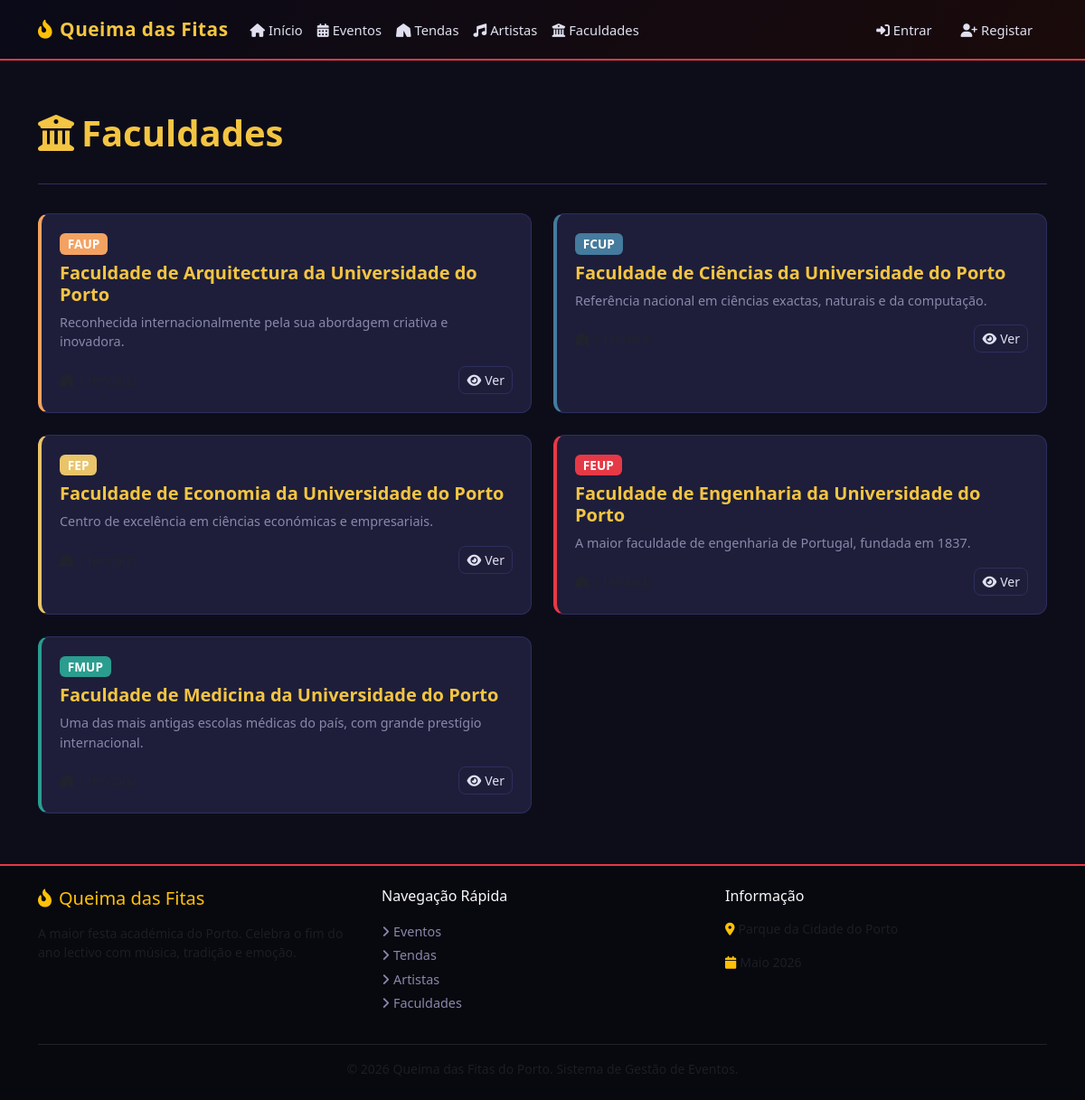
The page /faculties/index.php on the database its author committed.
### tables this page shows
CREATE TABLE IF NOT EXISTS faculties (
  id          INT UNSIGNED AUTO_INCREMENT PRIMARY KEY,
  name        VARCHAR(200) NOT NULL,
  acronym     VARCHAR(10)  NOT NULL UNIQUE,
  description TEXT,
  color       VARCHAR(7)   NOT NULL DEFAULT '#e63946'
);

### includes/auth.php (called while the page is built, shortened)
<?php
require_once __DIR__ . '/../config/db.php';
function is_logged_in(): bool {
    return isset($_SESSION['user_id']) && !empty($_SESSION['user_id']);
}

### config/db.php (called while the page is built, shortened)
<?php
function h(string $str): string {
    return htmlspecialchars($str, ENT_QUOTES | ENT_SUBSTITUTE, 'UTF-8');
}

### faculties/index.php (the view, shortened to what this page needs)
<?php
require_once __DIR__ . '/../config/db.php';
require_once __DIR__ . '/../includes/auth.php';
$faculties = $pdo->query(
    "SELECT f.*, COUNT(DISTINCT t.id) AS tent_count
     FROM faculties f
     LEFT JOIN tents t ON t.faculty_id = f.id
     GROUP BY f.id ORDER BY f.name"
)->fetchAll();
include __DIR__ . '/../includes/header.php';
?>
<div class="container py-4">
    <div class="page-header d-flex justify-content-between align-items-center flex-wrap gap-2">
        <h1><i class="fas fa-university me-2"></i>Faculdades</h1>
    </div>
    <div class="row g-4">
        <?php foreach ($faculties as $f): ?>
        <div class="col-md-6">
            <div class="qf-card" style="border-left: 4px solid <?= h($f['color']) ?>;">
                <div class="card-body">
                    <div class="d-flex justify-content-between align-items-start">
                        <div>
                            <span class="badge mb-2" style="background:<?= h($f['color']) ?>;color:#fff;font-size:.85rem;">
                                <?= h($f['acronym']) ?>
                            </span>
                            <h5 class="card-title"><?= h($f['name']) ?></h5>
                        </div>
                    </div>
                    <?php if ($f['description']): ?>
                    <p class="card-text small"><?= h(mb_strimwidth($f['description'], 0, 120, '…')) ?></p>
                    <?php endif; ?>
                    <div class="d-flex align-items-center justify-content-between mt-2">
                        <small class="text-muted">
                            <i class="fas fa-tent me-1"></i><?= $f['tent_count'] ?> tenda(s)
                        </small>
                        <a href="<?= BASE_URL ?>/faculties/view.php?id=<?= $f['id'] ?>" class="btn btn-qf-outline btn-sm">
                            <i class="fas fa-eye me-1"></i>Ver
                        </a>
                    </div>
                </div>
            </div>
        </div>
        <?php endforeach; ?>
    </div>
</div>
<?php include __DIR__ . '/../includes/footer.php'; ?>

### includes/header.php (shortened to what this page needs)
<?php
require_once __DIR__ . '/../config/db.php';
require_once __DIR__ . '/auth.php';
?>
<!DOCTYPE html>
<html lang="pt">
<head>
    <link rel="stylesheet" href="https://cdn.jsdelivr.net/npm/bootstrap@5.3.3/dist/css/bootstrap.min.css">
    <link rel="stylesheet" href="https://cdnjs.cloudflare.com/ajax/libs/font-awesome/6.5.0/css/all.min.css">
    <link rel="stylesheet" href="<?= BASE_URL ?>/assets/css/style.css">
</head>
<body>
<nav class="navbar navbar-expand-lg navbar-dark qf-navbar sticky-top">
    <div class="container">
        <a class="navbar-brand d-flex align-items-center gap-2" href="<?= BASE_URL ?>/index.php">
            <i class="fas fa-fire-flame-curved text-warning"></i>
            <span>Queima das Fitas</span>
        </a>
        <div class="collapse navbar-collapse" id="navMain">
            <ul class="navbar-nav me-auto mb-2 mb-lg-0">
                <li class="nav-item">
                    <a class="nav-link" href="<?= BASE_URL ?>/index.php"><i class="fas fa-home me-1"></i>Início</a>
                </li>
                <li class="nav-item">
                    <a class="nav-link" href="<?= BASE_URL ?>/events/index.php"><i class="fas fa-calendar-days me-1"></i>Eventos</a>
                </li>
                <li class="nav-item">
                    <a class="nav-link" href="<?= BASE_URL ?>/tents/index.php"><i class="fas fa-tent me-1"></i>Tendas</a>
                </li>
                <li class="nav-item">
                    <a class="nav-link" href="<?= BASE_URL ?>/artists/index.php"><i class="fas fa-music me-1"></i>Artistas</a>
                </li>
                <li class="nav-item">
                    <a class="nav-link" href="<?= BASE_URL ?>/faculties/index.php"><i class="fas fa-university me-1"></i>Faculdades</a>
                </li>
            </ul>
            <ul class="navbar-nav ms-auto mb-2 mb-lg-0">
                <?php if (is_logged_in()): ?>
                    <?php if (is_student()): ?>
                    <li class="nav-item">
                        <a class="nav-link" href="<?= BASE_URL ?>/agenda/index.php"><i class="fas fa-bookmark me-1"></i>A Minha Agenda</a>
                    </li>
                    <?php endif; ?>
                    <?php if (is_admin()): ?>
                    <li class="nav-item">
                        <a class="nav-link text-warning" href="<?= BASE_URL ?>/admin/dashboard.php"><i class="fas fa-gauge me-1"></i>Dashboard</a>
                    </li>
                    <li class="nav-item">
                        <a class="nav-link" href="<?= BASE_URL ?>/import_export/index.php"><i class="fas fa-file-csv me-1"></i>Import/Export</a>
                    </li>
                    <?php endif; ?>
                    <li class="nav-item dropdown">
                        <a class="nav-link dropdown-toggle" href="#" data-bs-toggle="dropdown">
                            <i class="fas fa-user-circle me-1"></i><?= h(current_user_name()) ?>
                        </a>
                        <ul class="dropdown-menu dropdown-menu-end qf-dropdown">
                            <li><a class="dropdown-item" href="<?= BASE_URL ?>/profile.php"><i class="fas fa-id-card me-2"></i>Perfil</a></li>
                            <li><hr class="dropdown-divider"></li>
                            <li><a class="dropdown-item text-danger" href="<?= BASE_URL ?>/logout.php"><i class="fas fa-right-from-bracket me-2"></i>Sair</a></li>
                        </ul>
                    </li>
                <?php else: ?>
                    <li class="nav-item">
                        <a class="nav-link" href="<?= BASE_URL ?>/login.php"><i class="fas fa-right-to-bracket me-1"></i>Entrar</a>
                    </li>
                    <li class="nav-item">
                        <a class="nav-link btn btn-outline-warning btn-sm px-3 ms-2" href="<?= BASE_URL ?>/register.php">
                            <i class="fas fa-user-plus me-1"></i>Registar
                        </a>
                    </li>
                <?php endif; ?>
            </ul>
        </div>
    </div>
</nav>
<main class="qf-main">

### includes/footer.php (shortened to what this page needs)
</main>
<footer class="qf-footer mt-auto">
    <div class="container py-4">
        <div class="row g-4">
            <div class="col-md-4">
                <h5 class="text-warning mb-3"><i class="fas fa-fire-flame-curved me-2"></i>Queima das Fitas</h5>
                <p class="text-muted small">A maior festa académica do Porto. Celebra o fim do ano lectivo com música, tradição e emoção.</p>
            </div>
            <div class="col-md-4">
                <h6 class="text-light mb-3">Navegação Rápida</h6>
                <ul class="list-unstyled">
                    <li><a href="<?= BASE_URL ?>/events/index.php" class="footer-link"><i class="fas fa-angle-right me-1"></i>Eventos</a></li>
                    <li><a href="<?= BASE_URL ?>/tents/index.php" class="footer-link"><i class="fas fa-angle-right me-1"></i>Tendas</a></li>
                    <li><a href="<?= BASE_URL ?>/artists/index.php" class="footer-link"><i class="fas fa-angle-right me-1"></i>Artistas</a></li>
                    <li><a href="<?= BASE_URL ?>/faculties/index.php" class="footer-link"><i class="fas fa-angle-right me-1"></i>Faculdades</a></li>
                </ul>
            </div>
            <div class="col-md-4">
                <h6 class="text-light mb-3">Informação</h6>
                <p class="text-muted small"><i class="fas fa-map-marker-alt me-1 text-warning"></i>Parque da Cidade do Porto</p>
                <p class="text-muted small"><i class="fas fa-calendar me-1 text-warning"></i>Maio 2026</p>
            </div>
        </div>
        <hr class="border-secondary">
        <p class="text-center text-muted small mb-0">
            &copy; <?= date('Y') ?> Queima das Fitas do Porto. Sistema de Gestão de Eventos.
        </p>
    </div>
</footer>
</body>
</html>

### assets/css/style.css (style rules this page uses)
:root { --qf-red: #e63946; --qf-gold: #f4c542; --qf-dark: #0d0d1a; --qf-dark2: #12122a; --qf-dark3: #1a1a35; --qf-card-bg: #1e1e3a; --qf-border: #2e2e5e; --qf-text: #e0e0f0; --qf-muted: #8888aa; --qf-success: #2ecc71; --qf-info: #3498db; }
*, *::before, *::after { box-sizing: border-box; }
body { background: var(--qf-dark); color: var(--qf-text); font-family: 'Segoe UI', system-ui, sans-serif; min-height: 100vh; display: flex; flex-direction: column; }
a { color: var(--qf-gold); text-decoration: none; transition: color .2s; }
.qf-navbar { background: linear-gradient(135deg, #0a0a18 0%, #1a0a0a 100%); border-bottom: 2px solid var(--qf-red); padding: .75rem 0; }
.qf-navbar .navbar-brand { font-size: 1.3rem; font-weight: 700; color: var(--qf-gold) !important; letter-spacing: .5px; }
.qf-navbar .nav-link { color: var(--qf-text) !important; font-size: .92rem; padding: .45rem .75rem; border-radius: 6px; transition: background .2s, color .2s; }
.qf-main { flex: 1; padding-bottom: 2rem; }
.qf-card { background: var(--qf-card-bg); border: 1px solid var(--qf-border); border-radius: 12px; transition: transform .25s, box-shadow .25s, border-color .25s; height: 100%; }
.qf-card .card-body { padding: 1.25rem; }
.qf-card .card-title { color: var(--qf-gold); font-weight: 700; margin-bottom: .5rem; }
.qf-card .card-text { color: var(--qf-muted); font-size: .9rem; }
.btn-qf-outline { border: 1px solid var(--qf-border); color: var(--qf-text); background: transparent; border-radius: 8px; }
.qf-footer { background: #08080f; border-top: 2px solid var(--qf-red); color: var(--qf-muted); }
.footer-link { color: var(--qf-muted); font-size: .9rem; display: block; padding: .15rem 0; transition: color .2s; }
.page-header { padding: 2rem 0 1.5rem; border-bottom: 1px solid var(--qf-border); margin-bottom: 2rem; }
.page-header h1 { color: var(--qf-gold); font-weight: 700; }

### rows shown on the page
faculties: acronym "FAUP", name "Faculdade de Arquitectura da Universidade do Porto", description "Reconhecida internacionalmente pela sua abordagem criativa e inovadora."
faculties: acronym "FCUP", name "Faculdade de Ciências da Universidade do Porto", description "Referência nacional em ciências exactas, naturais e da computação."
faculties: acronym "FEP", name "Faculdade de Economia da Universidade do Porto", description "Centro de excelência em ciências económicas e empresariais."
faculties: acronym "FEUP", name "Faculdade de Engenharia da Universidade do Porto", description "A maior faculdade de engenharia de Portugal, fundada em 1837."
faculties: acronym "FMUP", name "Faculdade de Medicina da Universidade do Porto", description "Uma das mais antigas escolas médicas do país, com grande prestígio internacional."
